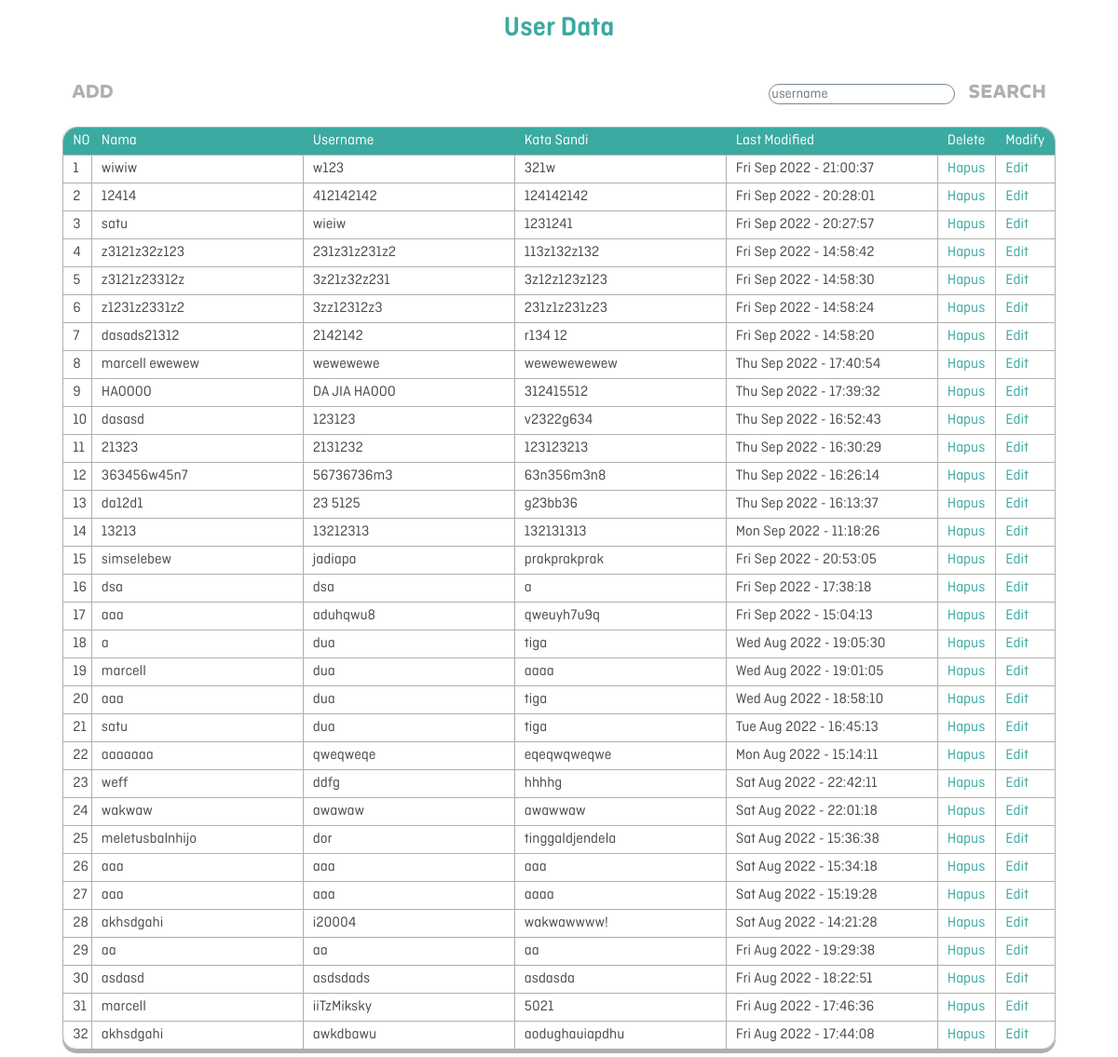
Screenshot of /php/new_rumah_sakit/index.php with the database file from the repository.
### tables this page shows
CREATE TABLE `pengguna` (
  `id` int(11) NOT NULL AUTO_INCREMENT,
  `username` varchar(16) DEFAULT NULL,
  `katasandi` text,
  `nama` varchar(16) DEFAULT NULL,
  `level` int(11) DEFAULT NULL,
  `lastmodified` datetime DEFAULT NULL,
  PRIMARY KEY (`id`)
);

### php/new_rumah_sakit/index.php (the view, shortened to what this page needs)
<htmL>
<?php
include 'koneksi.php';
?>
<center>
<p>User Data<p>
</center>
<div class="web-heading">
    <a href="input.php"><input type="button" class="float-left" id="heading-button" value="ADD"></input></a>
    <div class="float-right">
        <form name="form" method="post">
            <input type="text" id="answer-bar" value="" name="searchVal" placeholder="username"></input>
            <a href="input.php" target="webContent"><input type="submit" name="submit" id="heading-button" value="SEARCH"></input></a>
        </form>
    </div>
</div>
<center>
<table cellspacing = 0 cellpadding = 0>
    <tr><td style="border-top-left-radius:15px">NO</td><td>Nama</td><td>Username</td><td>Kata Sandi</td><td >Last Modified</td><td>Delete</td><td style="border-top-right-radius:15px">Modify</td></tr>
    <?php
        if(!isset($_POST['submit'])){
            $query = "SELECT *, DATE_FORMAT(lastmodified, '%a %b %Y - %H:%i:%s') AS tgl FROM pengguna ORDER BY lastmodified DESC";
            $result = mysqli_query($koneksi,$query);
            $i = 1;
            while($row = mysqli_fetch_array($result)){
                echo '<tr><td>'.$i.'</td><td>'.$row["nama"].'</td><td>'.$row["username"].'</td><td>'.$row["katasandi"].'</td><td>'.$row["tgl"].'</td><td><a href="javascript:void(0);" onclick="confirmDelete('.$row["id"].')">Hapus</a></td><td><a href="edit.php?id='.$row["id"].'">Edit</a></td></tr>';
                $i += 1;
            }
        }
    ?>
</table>
</center>
</html>

### php/new_rumah_sakit/index.php (style rules this page uses)
.web-heading { width : 90%; margin : 0px auto; }
.web-heading > * { display : inline-block; }
.float-left { float : left; }
.float-right { float : right; }
#answer-bar { border : 1px solid lightslategrey ; border-radius : 15px ; margin : auto; width : 200px ; height : content; font-size : 15px; font-family : "Ciutadella R"; }
#heading-button { padding : 10px 0px; margin : 0px 10px; font-family : "Feather B"; font-size : 20px; background-color : transparent; color : #afafaf; border : 0px; transition : 0.25s; }
table { margin : 0px 30px; font-family : "Ciutadella R"; color : #4b4b4b; border : 1px solid #afafaf ; border-radius : 15px ; box-shadow : 0px 4px 0px #afafaf; table-layout : fixed ; overflow : auto ; width : 90%; }
a { text-decoration : none; color : #3baaa1; }
tr, td { padding : 5px 10px; }
table tr td:first-child { width : 1%; }
table tr td:last-child { width : 4%; }
table tr td:nth-last-child(2) { width : 4%; }
table tr td { width : content; }
table tr:first-child td { background-color : #3baaa1 ; border-right : 0px ; color : white ; position : sticky ; }
table tr:last-child td { border-bottom : 0px ; }
table td { border-right : 1px solid #afafaf; border-bottom : 1px solid #afafaf; }
table td:last-child { border-right : 0px; }
p { font-family : 'Ciutadella R SB'; color : #3baaa1; line-height : 0px ; margin : 15px auto; padding : 15px 0px 0px 0px; font-size : 30px; }

### rows the page displays
pengguna: nama "wiwiw", username "w123", katasandi "321w", tgl "Fri Sep 2022 - 21:00:37"
pengguna: nama "12414", username "412142142", katasandi "124142142", tgl "Fri Sep 2022 - 20:28:01"
pengguna: nama "satu", username "wieiw", katasandi "1231241", tgl "Fri Sep 2022 - 20:27:57"
pengguna: nama "z3121z32z123", username "231z31z231z2", katasandi "113z132z132", tgl "Fri Sep 2022 - 14:58:42"
pengguna: nama "z3121z23312z", username "3z21z32z231", katasandi "3z12z123z123", tgl "Fri Sep 2022 - 14:58:30"
pengguna: nama "z1231z2331z2", username "3zz12312z3", katasandi "231z1z231z23", tgl "Fri Sep 2022 - 14:58:24"
pengguna: nama "dasads21312", username "2142142", katasandi "r134 12", tgl "Fri Sep 2022 - 14:58:20"
pengguna: nama "marcell ewewew", username "wewewewe", katasandi "wewewewewew", tgl "Thu Sep 2022 - 17:40:54"
pengguna: nama "HAOOOO", username "DA JIA HAOOO", katasandi "312415512", tgl "Thu Sep 2022 - 17:39:32"
pengguna: nama "dasasd", username "123123", katasandi "v2322g634", tgl "Thu Sep 2022 - 16:52:43"
pengguna: nama "21323", username "2131232", katasandi "123123213", tgl "Thu Sep 2022 - 16:30:29"
pengguna: nama "363456w45n7", username "56736736m3", katasandi "63n356m3n8", tgl "Thu Sep 2022 - 16:26:14"
pengguna: nama "da12d1", username "23 5125", katasandi "g23bb36", tgl "Thu Sep 2022 - 16:13:37"
pengguna: nama "13213", username "13212313", katasandi "132131313", tgl "Mon Sep 2022 - 11:18:26"
pengguna: nama "simselebew", username "jadiapa", katasandi "prakprakprak", tgl "Fri Sep 2022 - 20:53:05"
pengguna: nama "dsa", username "dsa", katasandi "a", tgl "Fri Sep 2022 - 17:38:18"
pengguna: nama "aaa", username "aduhqwu8", katasandi "qweuyh7u9q", tgl "Fri Sep 2022 - 15:04:13"
pengguna: nama "a", username "dua", katasandi "tiga", tgl "Wed Aug 2022 - 19:05:30"
pengguna: nama "marcell", username "dua", katasandi "aaaa", tgl "Wed Aug 2022 - 19:01:05"
pengguna: nama "aaa", username "dua", katasandi "tiga", tgl "Wed Aug 2022 - 18:58:10"
pengguna: nama "satu", username "dua", katasandi "tiga", tgl "Tue Aug 2022 - 16:45:13"
pengguna: nama "aaaaaaa", username "qweqweqe", katasandi "eqeqwqweqwe", tgl "Mon Aug 2022 - 15:14:11"
pengguna: nama "weff", username "ddfg", katasandi "hhhhg", tgl "Sat Aug 2022 - 22:42:11"
pengguna: nama "wakwaw", username "awawaw", katasandi "awawwaw", tgl "Sat Aug 2022 - 22:01:18"
pengguna: nama "meletusbalnhijo", username "dor", katasandi "tinggaldjendela", tgl "Sat Aug 2022 - 15:36:38"
pengguna: nama "aaa", username "aaa", katasandi "aaa", tgl "Sat Aug 2022 - 15:34:18"
pengguna: nama "aaa", username "aaa", katasandi "aaaa", tgl "Sat Aug 2022 - 15:19:28"
pengguna: nama "akhsdgahi", username "i20004", katasandi "wakwawwww!", tgl "Sat Aug 2022 - 14:21:28"
pengguna: nama "aa", username "aa", katasandi "aa", tgl "Fri Aug 2022 - 19:29:38"
pengguna: nama "asdasd", username "asdsdads", katasandi "asdasda", tgl "Fri Aug 2022 - 18:22:51"
pengguna: nama "marcell", username "iiTzMiksky", katasandi "5021", tgl "Fri Aug 2022 - 17:46:36"
pengguna: nama "akhsdgahi", username "awkdbawu", katasandi "aodughauiapdhu", tgl "Fri Aug 2022 - 17:44:08"
